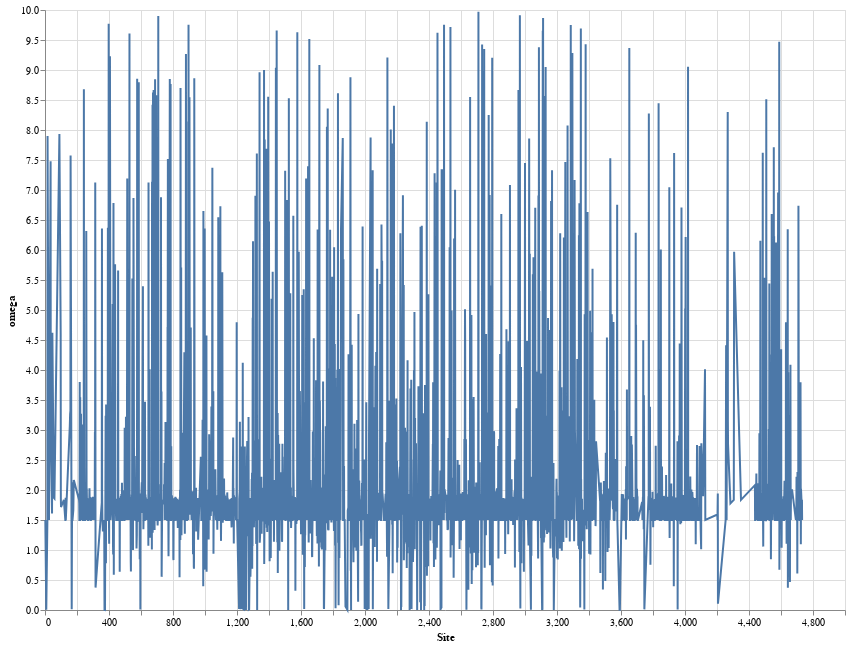

This figure's notebook cell:
### Code cell
source = df[df["omega"] < 10]
#source = df

line = alt.Chart(source).mark_line().encode(
    x='Site',
    y='omega', 
).properties(
    width=800,
    height=600)

line

### Figure 1 — Vega-Lite specification as saved in the notebook (floating-point values rounded to 4 significant figures; data arrays with more than 128 entries replaced by an {"elided": "..."} marker saying what was removed)
{"config": {"view": {"continuousWidth": 400, "continuousHeight": 300}}, "data": {"name": "data-163f113ec38371a68cb11b93e1fe7989"}, "mark": "line", "encoding": {"x": {"type": "quantitative", "field": "Site"}, "y": {"type": "quantitative", "field": "omega"}}, "height": 600, "width": 800, "$schema": "https://vega.github.io/schema/vega-lite/v4.8.1.json", "datasets": {"data-163f113ec38371a68cb11b93e1fe7989": {"elided": "3119 records"}}}
